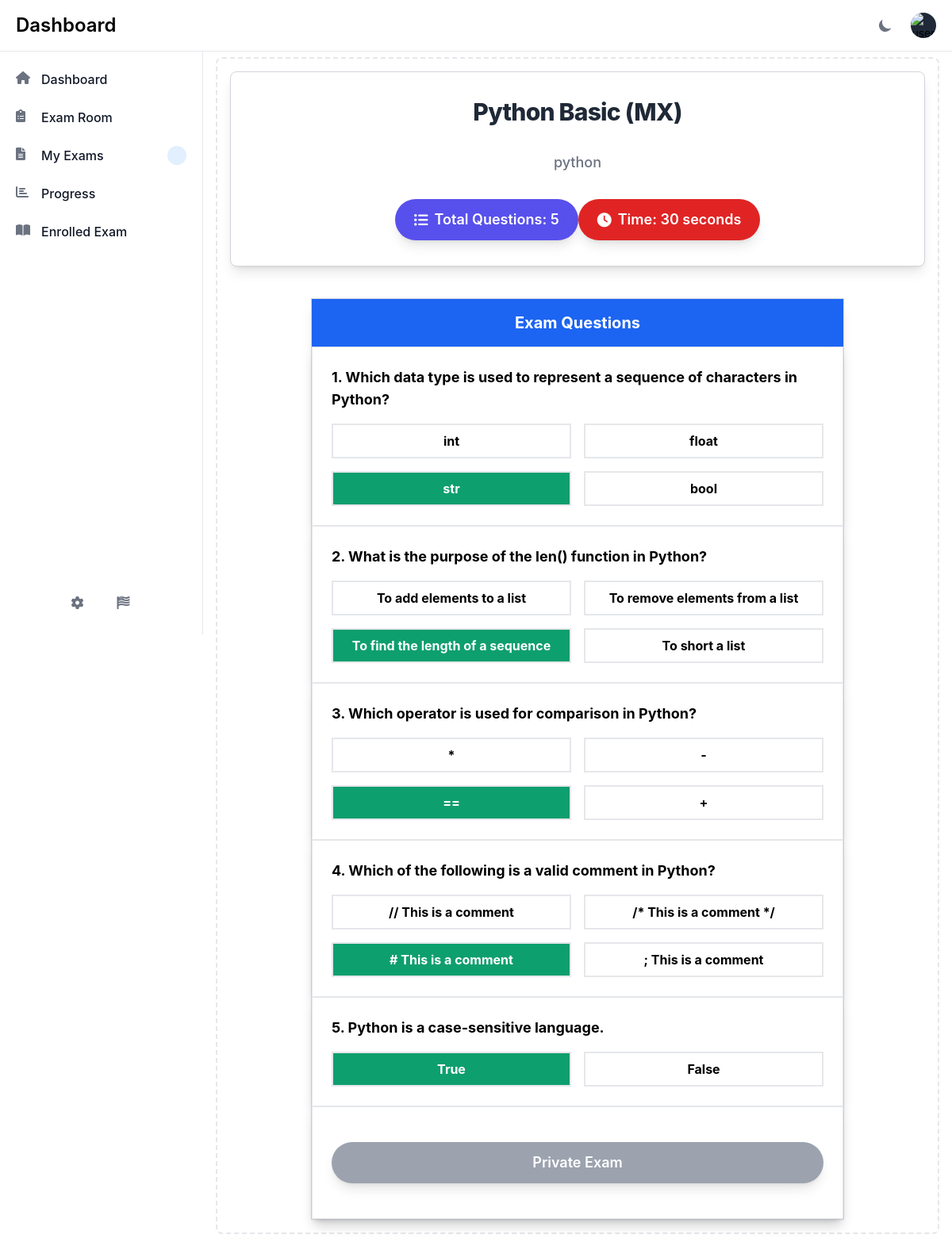
Page /create-questions/22/ (signed in) on the committed database.
### myapp/models.py (models this page shows, shortened)
class Exam(models.Model):
    EXAM_TYPE_CHOICES = [
        ('MCQ', 'Multiple Choice Questions'),
        ('TF', 'True/False'),
        ('SA', 'Short Answer'),
        ('MX', 'Mix'),
    ]
    TIME_SETTING_CHOICES = [
        ('exam', 'Full Exam Time'),
        ('question', 'Single Question Time'),
    ]
    VISIBILITY_CHOICES = [
        ('public', 'Public'),
        ('private', 'Private'),
    ]
    user = models.ForeignKey(CustomUser, on_delete=models.CASCADE)
    exam_name = models.CharField(max_length=100)
    exam_subject = models.CharField(max_length=100)
    exam_type = models.CharField(max_length=80, choices=EXAM_TYPE_CHOICES)
    number_of_questions = models.IntegerField(default=0)
    time_setting = models.CharField(max_length=50, choices=TIME_SETTING_CHOICES)
    exam_time = models.TimeField(default=datetime.time(0, 0))
    visibility = models.CharField(max_length=50,choices=VISIBILITY_CHOICES,default="private")
    question_created = models.BooleanField(default=False)
    difficulty = models.CharField(max_length=100,choices=[('Easy', 'Easy'), ('Medium', 'Medium'), ('Hard', 'Hard')],default="Easy")
    created_at = models.DateTimeField(auto_now_add=True)
    updated_at = models.DateTimeField(auto_now=True)

class MCQQuestion(models.Model):
    exam = models.ForeignKey(Exam,on_delete=models.CASCADE)
    question = models.TextField()
    option_a = models.CharField(max_length=255)
    option_b = models.CharField(max_length=255)
    option_c = models.CharField(max_length=255)
    option_d = models.CharField(max_length=255)
    correct_answer = models.CharField(max_length=1)

class TrueFalseQuestion(models.Model):
    exam = models.ForeignKey(Exam,on_delete=models.CASCADE)
    question = models.CharField(max_length=255)
    correct_answer = models.BooleanField()

### myapp/views.py (the view)
# urls.py: path('create-questions/<int:id>/', create_questions, name='create-questions'),
def create_questions(request,id):
    exam = Exam.objects.get(id=id)
    if request.method == 'POST':
        print("Request POST Data:", request.POST)
        exam_type = exam.exam_type  # Ensure your form has this input
        print(f"Exam type {exam_type}")
        if exam_type == 'MX':
            mcq_count = int(request.POST.get('mcq_count', 0))  # Count of MCQs
            tf_count = int(request.POST.get('tf_count', 0))    # Count of True/False questions
            mcq_questions = []
            tf_questions = []
            for i in range(1, mcq_count + 1):
                question = request.POST.get(f'question_{i}','').strip()
                option_a = request.POST.get(f'option_a_{i}','').strip()
                option_b = request.POST.get(f'option_b_{i}','').strip()
                option_c = request.POST.get(f'option_c_{i}','').strip()
                option_d = request.POST.get(f'option_d_{i}','').strip()
                correct_answer = request.POST.get(f'correct_answer_{i}','').strip()
                if question:  # Ensure there's a question
                    mcq_questions.append({
                        'question': question,
                        'options': {
                            'A': option_a,
                            'B': option_b,
                            'C': option_c,
                            'D': option_d
                        },
                        'correct_answer': correct_answer
                    })
                    MCQQuestion.objects.create(
                        exam=exam,
                        question=question,
                        option_a=option_a,
                        option_b=option_b,
                        option_c=option_c,
                        option_d=option_d,
                        correct_answer=correct_answer,
                    )
            for i in range(1, tf_count + 1):
                question = request.POST.get(f'tf-question_{i}','').strip()  # Adjust as necessary
                correct_answer = request.POST.get(f'tf-correct-answer_{i}','').strip()
                if question:  # Check to ensure we have a question
                    tf_questions.append({
                        'question': question,
                        'correct_answer': correct_answer
                    })
                    TrueFalseQuestion.objects.create(
                        exam=exam,
                        question=question,
                        correct_answer=(correct_answer == 'True')  # Convert to boolean
                    )
            exam.question_created = True
            exam.save()
            return redirect('create-questions', id=exam.id)
        elif exam_type == 'MCQ':
            mcq_count = exam.number_of_questions # Count of MCQs
            for i in range(1, mcq_count + 1):
                question = request.POST.get(f'question_{i}','').strip()
                option_a = request.POST.get(f'option_a_{i}','').strip()
                option_b = request.POST.get(f'option_b_{i}','').strip()
                option_c = request.POST.get(f'option_c_{i}','').strip()
                option_d = request.POST.get(f'option_d_{i}','').strip()
                correct_answer = request.POST.get(f'correct_answer_{i}','').strip()
                if question:  # Ensure there's a question
                    MCQQuestion.objects.create(
                        exam=exam,
                        question=question,
                        option_a=option_a,
                        option_b=option_b,
                        option_c=option_c,
                        option_d=option_d,
                        correct_answer=correct_answer,
                    )
            exam.question_created = True
            exam.save()
            return redirect('create-questions', id=exam.id)
        elif exam_type == 'TF':
            tf_count = exam.number_of_questions  # Count of True/False questions
            for i in range(1, tf_count + 1):
                question = request.POST.get(f'tf-question_{i}', '').strip()  # Get the full question text
                correct_answer = request.POST.get(f'tf-correct-answer_{i}', '').strip()
                if question:  # Check to ensure we have a question
                    TrueFalseQuestion.objects.create(
                        exam=exam,
                        question=question.strip(),  # Ensure leading/trailing whitespace is removed
                        correct_answer=(correct_answer == 'True')  # Convert to boolean
                    )
            exam.question_created = True
            exam.save()
            return redirect('create-questions', id=exam.id)
        elif exam_type == 'SA':
            sa_count = exam.number_of_questions  # Count of Short Answer questions
            for i in range(1, sa_count + 1):
                question = request.POST.get(f'sa-question_{i}', '').strip()
                correct_answer = request.POST.get(f'sa-correct-answer_{i}', '').strip()
                if question:  # Ensure there's a question
                    ShortAnswerQuestion.objects.create(
                        exam=exam,
                        question=question,
                        correct_answer=correct_answer,
                    )
            exam.question_created = True
            exam.save()
            return redirect('create-questions', id=exam.id)
    else:
        number_of_questions = exam.number_of_questions
        mcqs = MCQQuestion.objects.filter(exam=exam)
        tf = TrueFalseQuestion.objects.filter(exam=exam)
        sa = ShortAnswerQuestion.objects.filter(exam=exam)
        all_questions = []
        for question in mcqs:
            question.question_type = 'MCQ'
            all_questions.append(question)
        for question in tf:
            question.question_type = 'TrueFalse'
            all_questions.append(question)
        for question in sa:
            question.question_type = 'ShortAnswer'
            all_questions.append(question)
        context = {
            'exam': exam,
            'number_of_questions': number_of_questions,
            'all_questions': all_questions,
        }
        return render(request, 'create_questions.html', context)

### myapp/context_processors.py (called while the page is built)
def custom_context(request):
    context = {}
    user_id = request.session.get('user_id')
    if user_id:
        try:
            user = CustomUser.objects.get(id=user_id)
            context['user'] = user
            context['exams_count'] = Exam.objects.filter(user=user).count()
        except CustomUser.DoesNotExist:
            pass
    return context

### myapp/templatetags/custom_tags.py (called while the page is built)
@register.filter
def format_time(value):
    if isinstance(value, datetime.time):
        hours = value.hour
        minutes = value.minute
        seconds = value.second
        parts = []
        if hours > 0:
            parts.append(f"{hours} hour{'s' if hours > 1 else ''}")
        if minutes > 0:
            parts.append(f"{minutes} minute{'s' if minutes > 1 else ''}")
        if seconds > 0:
            parts.append(f"{seconds} second{'s' if seconds > 1 else ''}")
        return ', '.join(parts) if parts else "0 seconds"
    return value  # Fallback if value is not a time object

### myapp/templates/create_questions.html (shortened to what this page needs)
{% extends "header.html" %}
{% load custom_tags %}
{% block main %}
<div class="max-w-3xl mx-auto p-8 mb-10 bg-white border border-gray-300 rounded-lg shadow-lg dark:border-gray-700 dark:bg-gray-900">
    <div class="flex flex-col items-center text-center space-y-8">
        <h3 class="text-3xl sm:text-4xl font-extrabold text-gray-800 dark:text-white tracking-tight">
            {{exam.exam_name}}({{exam.exam_type}})
        </h3>
        <p class="text-md sm:text-lg font-medium text-gray-500 dark:text-gray-300">
            {{exam.exam_subject}}
        </p>
        <div class="flex flex-col space-y-4 sm:flex-row sm:justify-center sm:space-y-0 sm:space-x-6">
            <button type="button" class="inline-flex items-center justify-center w-full sm:w-auto px-6 py-3 text-md sm:text-lg font-semibold text-white bg-indigo-600 rounded-full shadow-lg hover:bg-indigo-700 focus:outline-none focus:ring-4 focus:ring-indigo-300 dark:bg-green-600 dark:hover:bg-green-700 dark:focus:ring-green-800 transition-transform transform hover:scale-105">
                <i class="fas fa-list-ul mr-2"></i> Total Questions: {{exam.number_of_questions}}
            </button>
            <button type="button" class="inline-flex items-center justify-center w-full sm:w-auto px-6 py-3 text-md sm:text-lg font-semibold text-white bg-red-600 rounded-full shadow-lg hover:bg-red-700 focus:outline-none focus:ring-4 focus:ring-red-300 dark:bg-red-700 dark:hover:bg-red-600 dark:focus:ring-red-800 transition-transform transform hover:scale-105">
                <i class="fas fa-clock mr-2"></i> Time: {{exam.exam_time|format_time}}            </button>
        </div>
    </div>
</div>
<div class="relative min-h-screen flex items-center justify-center ">
    <div class="w-full max-w-2xl bg-white bg-opacity-30 backdrop-blur-lg rounded-3xl shadow-lg border border-gray-300 transform transition duration-500 hover:scale-105 dark:bg-gray-900 dark:border-gray-900">
    {% if exam.question_created == False %}
        {% include "add_questions_card.html" %}
    {% elif  exam.question_created == True %}
        {% include "view_questions.html" %}
    {% endif %}
    </div>
</div>
{% endblock %}

### myapp/templates/view_questions.html
<div class="bg-blue-600 p-4 text-white text-center font-bold text-xl dark:bg-green-500">
    Exam Questions
</div>
{% for q in all_questions  %}
<div class="p-6 max-w-xxl mx-auto bg-white shadow-lg border dark:bg-gray-900">
    <div class="mb-4">
        <h2 class="text-lg font-bold dark:text-white">{{forloop.counter}}. {{q.question}}</h2>
    </div>
    {% if q.question_type == 'MCQ' %}
    <div class="grid grid-cols-2 gap-4">
        <button class="w-full {% if q.correct_answer == "A" %}bg-green-500 text-white {% else %}bg-transparent {% endif %} border-2 border-blue-500 font-bold py-2 px-4 dark:text-white">
            {{q.option_a}}
        </button>
        <button class="w-full {% if q.correct_answer == "B" %}bg-green-500 text-white {% else %}bg-transparent {% endif %} border-2 border-blue-500 font-bold py-2 px-4 dark:text-white">
            {{q.option_b}}
        </button>
        <button class="w-full {% if q.correct_answer == "C" %}bg-green-500 text-white {% else %}bg-transparent {% endif %} border-2 border-blue-500 font-bold py-2 px-4 dark:text-white">
            {{q.option_c}}
        </button>
        <button class="w-full {% if q.correct_answer == "D" %}bg-green-500 text-white {% else %}bg-transparent {% endif %} border-2 border-blue-500 font-bold py-2 px-4 dark:text-white">
            {{q.option_d}}
        </button>
    </div>
    {% elif q.question_type == 'TrueFalse' %}
    <div class="grid grid-cols-2 gap-4">
        <button class="w-full {% if q.correct_answer == True %}bg-green-500 text-white {% else %}bg-transparent {% endif %} border-2 border-blue-500  font-bold py-2 px-4 dark:text-white">
            True
        </button>
        <button class="w-full {% if q.correct_answer == False %}bg-green-500 text-white {% else %}bg-transparent {% endif %} border-2 border-blue-500  font-bold py-2 px-4 dark:text-white">
            False
        </button>
    </div>
    {% elif q.question_type == 'ShortAnswer' %}
        <textarea id="correct-answer" class="peer bg-transparent border-b-2 border-gray-300 text-gray-900 dark:text-white focus:outline-none focus:border-blue-600 block w-full p-2.5 appearance-none transition duration-200" placeholder="" readonly>{{q.correct_answer}}</textarea>
    {% endif %}
</div>
{% endfor %}
{% if exam.visibility == 'private' %}
<div class="p-6 max-w-xxl mx-auto bg-white border shadow-lg dark:bg-gray-900">
<a href="{% url "publish-exam" exam.id %}" id="submit-button" class="inline-flex items-center justify-center mt-5 mb-5 w-full px-6 py-3 text-lg font-semibold text-white bg-green-600 rounded-full shadow-lg hover:bg-green-700 focus:outline-none focus:ring-4 focus:ring-blue-300 transition-transform transform hover:scale-105 dark:bg-green-600 dark:hover:bg-green-700 dark:focus:ring-green-800">
    Publish Exam
</a>
{% else %}
<div class="p-6 max-w-xxl mx-auto bg-white border shadow-lg dark:bg-gray-900">
    <a href="{% url "private-exam" exam.id %}" id="submit-button" class="inline-flex items-center justify-center mt-5 mb-5 w-full px-6 py-3 text-lg font-semibold text-white bg-gray-400 rounded-full shadow-lg hover:bg-gray-700 focus:outline-none focus:ring-4 focus:ring-blue-300 transition-transform transform hover:scale-105 dark:bg-green-600 dark:hover:bg-green-700 dark:focus:ring-green-800">
        Private Exam
    </a>
{% endif %}
</div>

### rows in the picture
Exam: exam_name "Python Basic", exam_type "MX", exam_subject "python", number_of_questions "5", exam_time "30 seconds"
MCQQuestion: question "Which data type is used to represent a sequence of characters in Python?", option_a "int", option_b "float", option_c "str", option_d "bool"
MCQQuestion: question "What is the purpose of the len() function in Python?", option_a "To add elements to a list", option_b "To remove elements from a list", option_c "To find the length of a sequence", option_d "To short a list"
MCQQuestion: question "Which operator is used for comparison in Python?", option_a "*", option_b "-", option_c "==", option_d "+"
MCQQuestion: question "Which of the following is a valid comment in Python?", option_a "// This is a comment", option_b "/* This is a comment */", option_c "# This is a comment", option_d "; This is a comment"
TrueFalseQuestion: question "Python is a case-sensitive language.", shows "True"
